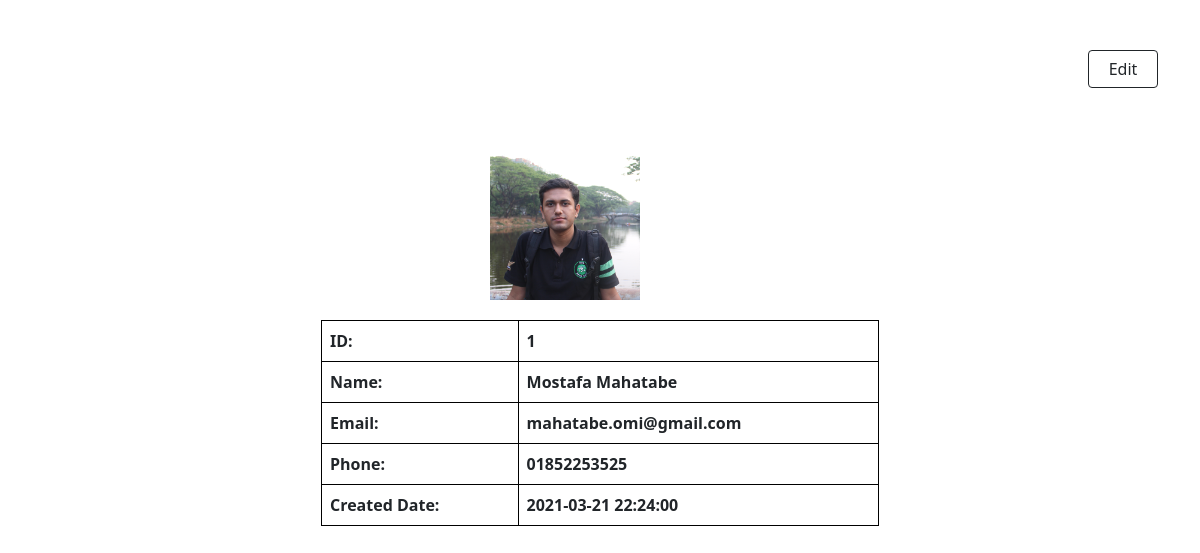
The app's page /profile.php (signed in) with its own data.
### tables this page shows
CREATE TABLE `user` (
  `user_id` int(11) NOT NULL,
  `user_name` varchar(255) NOT NULL,
  `user_email` varchar(255) NOT NULL,
  `user_phone` varchar(30) NOT NULL,
  `user_password` text NOT NULL,
  `status` int(11) NOT NULL,
  `created_date` datetime NOT NULL,
  `pic` varchar(200) NOT NULL
);

### profile.php (the view, shortened to what this page needs)
<?php
    include "includes/navDB.php";
 ?>
 <!DOCTYPE html>
 <html>
 <?php include "includes/header.php" ?>
 <body>
 	<div class="container">
 		<form action="" method="post">
 			<button class="btn btn-outline-dark" style="float: right; margin-top: 50px; width: 70px;" name="submit1" type="submit">Edit</button>
 		</form>
 		<div class="wrapper">
 			<?php
                $sql=mysqli_query($connection,"SELECT * FROM user where user_id='$_SESSION[user_id]' ;");
 			?>
 			<?php
 				$row=mysqli_fetch_assoc($sql);
 				echo "<div style='text-align: center'>
 					<img class='img-circle profile-img' height=150 width=150 src='images/".$_SESSION['pic']."'>
 				</div>";
 			?>
 			<?php
 				echo "<b>";
 				echo "<table class='table ptable table-bordered'>";
	 				echo "<tr>";
	 					echo "<td>";
	 						echo "<b> ID: </b>";
	 					echo "</td>";
	 					echo "<td>";
	 						echo $row['user_id'];
	 					echo "</td>";
	 				echo "</tr>";
	 				echo "<tr>";
	 					echo "<td>";
	 						echo "<b> Name: </b>";
	 					echo "</td>";
	 					echo "<td>";
	 						echo $row['user_name'];
	 					echo "</td>";
	 				echo "</tr>";
	 				echo "<tr>";
	 					echo "<td>";
	 						echo "<b> Email: </b>";
	 					echo "</td>";
	 					echo "<td>";
	 						echo $row['user_email'];
	 					echo "</td>";
	 				echo "</tr>";
	 				echo "<tr>";
	 					echo "<td>";
	 						echo "<b> Phone: </b>";
	 					echo "</td>";
	 					echo "<td>";
	 						echo $row['user_phone'];
	 					echo "</td>";
	 				echo "</tr>";
	 				echo "<tr>";
	 					echo "<td>";
	 						echo "<b> Created Date: </b>";
	 					echo "</td>";
	 					echo "<td>";
	 						echo $row['created_date'];
	 					echo "</td>";
	 				echo "</tr>";
 				echo "</table>";
 				echo "</b>";
 			?>
 		</div>
 	</div>
 </body>
 </html>

### includes/header.php (shortened to what this page needs)
<!DOCTYPE html>
<html lang="en">
<head>
    <link href="https://cdn.jsdelivr.net/npm/bootstrap@5.0.0-beta2/dist/css/bootstrap.min.css" rel="stylesheet">
    <link rel="stylesheet" href="css/navbar.css">
    <link rel="stylesheet" href="css/landing.css">
    <link rel="stylesheet" href="css/about.css">
    <link rel="stylesheet" href="css/product.css">
    <link rel="stylesheet" href="css/accessories.css">
    <link rel="stylesheet" href="css/services.css">
    <link rel="stylesheet" href="css/maps.css">
    <link rel="stylesheet" href="css/footer.css">
    <link rel="stylesheet" href="css/login.css">
	<link rel="stylesheet" href="css/edit.css">
	<link rel="stylesheet" href="css/registration.css">
    <link rel="stylesheet" href="css/profile.css">
    <link rel="stylesheet" href="css/teamPage.css">
    <link rel="stylesheet" href="css/allProducts.css">
    <link rel="stylesheet" href="css/accessoriesall.css">
    <link rel="stylesheet" href="css/purchase.css">
    <link rel="stylesheet" href="css/reportbug.css">
     <link href="https://use.fontawesome.com/releases/v5.0.4/css/all.css" rel="stylesheet">
</head>

### css/profile.css (style rules this page uses)
.ptable { border-collapse:collapse; border-spacing:0; width: 50%; margin-left: auto; margin-right: auto; margin-top: 20px; border-color: black; }
.img-circle { margin-top: 150px; }

### records on screen
user: user_id "1", user_name "Mostafa Mahatabe", user_email "mahatabe.omi@gmail.com", user_phone "01852253525", created_date "2021-03-21 22:24:00"
